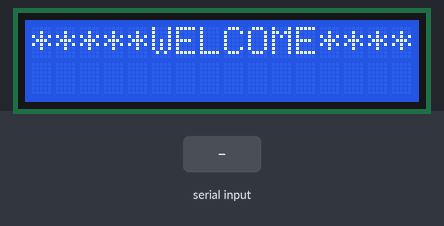
Simulated run of this sketch. Board: Arduino Uno, built with avr-gcc and run on an emulated ATmega328P. Shown: 16×2 character LCD. The test bench sets the inputs (shaded band).

Above: at 1.4 s.
1.5 s: "0006268497" received over the second serial link
At 1.9 s:
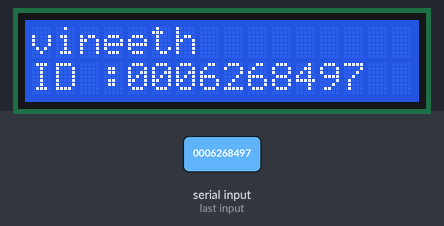
3.1 s: "0009132617" received over the second serial link
At 4.4 s:
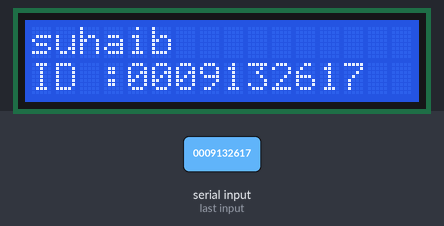
4.7 s: "1" received over the second serial link
At 5.5 s:
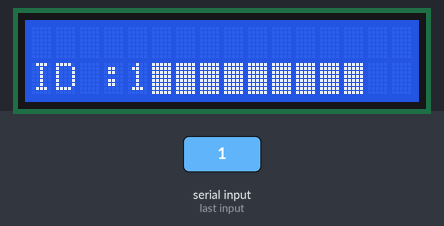
Timing chart, 0 to 7.7 s (numbered marks = the images above; inputs shaded):
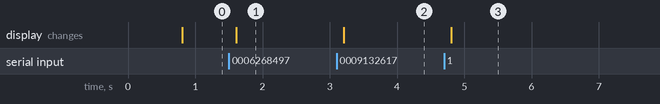

The sketch:

arduino_program.ino
```cpp
//*************LCD*************************
#include <LiquidCrystal.h>//for lcd

LiquidCrystal lcd(12, 11, 5, 4, 3, 2);// Setup the LiquidCrystal library with the pin numbers we have
                                      // physically connected the module to.
int lastUpdate = 0;
int currentIndex = 0;
char* lyrics[] = {
  "*****WELCOME*****",
  "   RATION SHOP   ",
  "     please      ",
  "swipe your card..."
};
//**************IFID reader**************************
#include <SoftwareSerial.h>//for if reder
SoftwareSerial mySerial(9, 10);                // Setup the RFID reader with the pin numbers we have
                                               // physically connected the module to.
void setup() {
//*******************set up for lcd*****************************
  lcd.begin(16, 2);                            // Setup the number of columns and rows that are available on the LCD.
  lcd.clear();
//*******************set up for RFID reader*****************************
  mySerial.begin(9600);                        // rf-Setting the baud rate of Software Serial Library
  Serial.begin(9600);                          //rf-Setting the baud rate of Serial Monitor
}
void loop() {
  int time;
  int s = 0;

  while(1) {
    time = millis();
    if(mySerial.available()> 0 ){
      readrfid();
      delay(100);
      s=1;
    } else if(s ==0 && (time  - lastUpdate) >= 800) {
      welcome();
      lastUpdate = time;
    }
  }
}

void welcome()  {
  // Move the cursor back to the first column of the first row.
  lcd.setCursor(0, 0);

  if (currentIndex == 0 || currentIndex == 2){
    // clear the screen and print the appropriate line.
    lcd.clear();
    lcd.setCursor(0, 0);
    lcd.print(lyrics[currentIndex]);
  }
  else{
    lcd.setCursor(0, 1);
    lcd.print(lyrics[currentIndex]);
  }
  if (currentIndex == 3){                 // Increment or reset the current index.
    currentIndex = 0;
  }
  else{
    currentIndex += 1;
  }
}

void readrfid() {
  String n="1234567890";
  for(int i=0;i<10;i++) {
    // SYMCHRONIZE WITH DEVICE
    delay(10);
    //read 10 digit id no:
    n.setCharAt(i, (char)mySerial.read());
  }
  // checksum read
  mySerial.read();
  mySerial.read();

  lcd.clear();
  lcd.setCursor(0, 0);

  if(n == "0006268497"){
    lcd.print("vineeth");
  } else if(n == "0009132617"){
    lcd.print("suhaib");
  }

  lcd.setCursor(0, 1);
  lcd.print("ID :"+n);

}
```

Measured:
- after the input at 1.5 s, the display: changes after 0.11 s (image 1)
- after the input at 3.1 s, the display: changes after 0.11 s (image 2)
- after the input at 4.7 s, the display: changes after 0.10 s (image 3)
